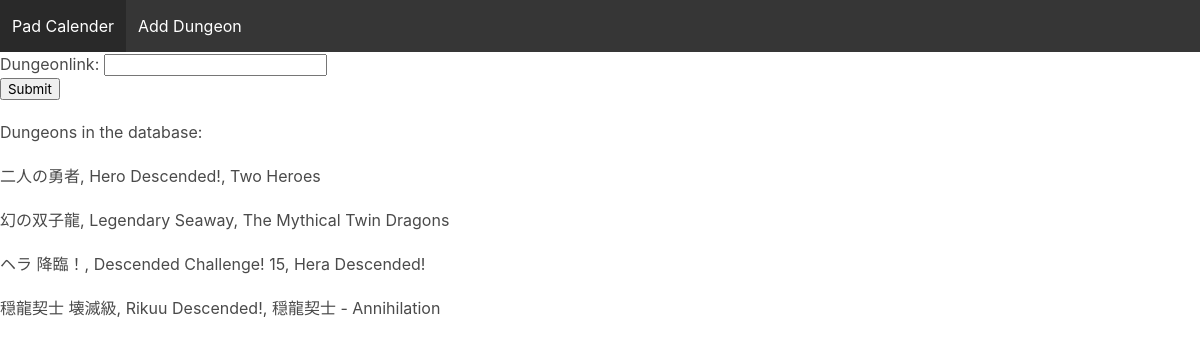
Page /add/ on the earlier database version.
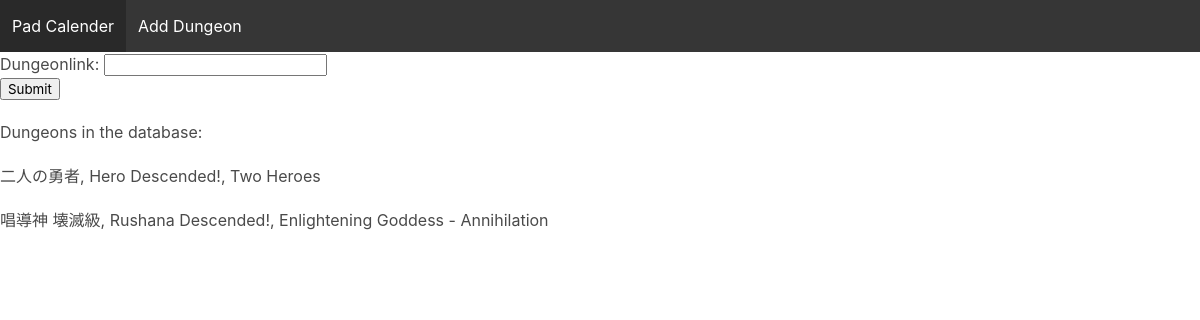
Same page on the later database version.
### dungeon/models.py (models this page shows, shortened)
class Dungeon(models.Model):
    jpnTitle = models.CharField(default="", max_length=50)
    altTitle = models.CharField(default="", max_length=50)
    altTitle2 = models.CharField(default="", max_length=50)
    stamina = models.CharField(default="", max_length=10)
    battles = models.CharField(default="", max_length=10)
    dungeonType = models.CharField(default="", max_length=30)
    dungeonLink = models.TextField(default="")
    daily = models.BooleanField(default=False)
    monsters = models.ManyToManyField(Monster)
    repeat = models.CharField(default="", max_length=10)

### dungeon/views.py (the view, shortened to what this page needs)
# urls.py: path('add/', dv.addDungeonView),
def addDungeonView(request):
    template = 'addDungeon.html'
    source = Dungeon.objects.all()
    form = DungeonLink()
    context = {'dungeons': source, 'form': form}
    return render(request, template, context)

### dungeon/forms.py
class DungeonLink(forms.Form):
    dungeonLink = forms.CharField(max_length=50)

### templates/addDungeon.html (shortened to what this page needs)
{% extends 'home.html' %}
{% block content %}
    <form method="POST">
        {{ form.as_p }}
        <input type="submit" value="Submit"/>
    </form>
    <div style="margin-bottom: 20px; margin-top: 20px;">Dungeons in the database:</div>
    {% for dungeon in dungeons %}
        <div style="margin-bottom: 20px;">{{ dungeon.jpnTitle }}, {{ dungeon.altTitle }}, {{ dungeon.altTitle2 }}</div>
    {% endfor %}
{% endblock %}

Differences in the rows shown:
removed Dungeon: jpnTitle "幻の双子龍", altTitle "Legendary Seaway", altTitle2 "The Mythical Twin Dragons"
removed Dungeon: jpnTitle "ヘラ 降臨！", altTitle "Descended Challenge! 15", altTitle2 "Hera Descended!"
removed Dungeon: jpnTitle "穏龍契士 壊滅級", altTitle "Rikuu Descended!", altTitle2 "穏龍契士 - Annihilation"
added Dungeon: jpnTitle "唱導神 壊滅級", altTitle "Rushana Descended!", altTitle2 "Enlightening Goddess - Annihilation"
